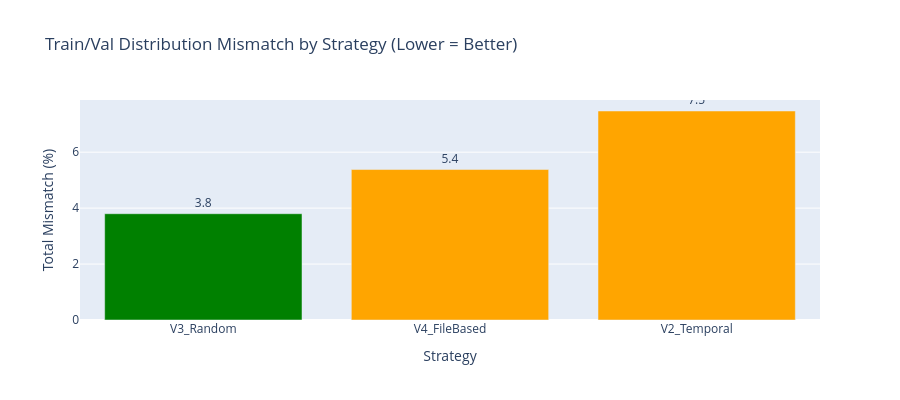

The notebook cell this image was saved under:
### Code cell
# Visualize mismatch
fig = go.Figure(go.Bar(
    x=mismatch_df['Strategy'],
    y=mismatch_df['Total Mismatch'],
    marker_color=['green' if x < 5 else 'orange' if x < 10 else 'red' 
                  for x in mismatch_df['Total Mismatch']],
    text=[f"{x:.1f}" for x in mismatch_df['Total Mismatch']],
    textposition='outside'
))
fig.update_layout(
    title='Train/Val Distribution Mismatch by Strategy (Lower = Better)',
    xaxis_title='Strategy',
    yaxis_title='Total Mismatch (%)',
    height=400
)
fig.show()

### Figure 1 — Plotly figure (JSON) as saved in the notebook; plotly's stock layout.template omitted (floating-point values rounded to 4 significant figures)
{"data": [{"marker": {"color": ["green", "orange", "orange"]}, "text": ["3.8", "5.4", "7.5"], "textposition": "outside", "type": "bar", "x": ["V3_Random", "V4_FileBased", "V2_Temporal"], "y": [3.799, 5.38, 7.472]}], "layout": {"height": 400, "title": {"text": "Train/Val Distribution Mismatch by Strategy (Lower = Better)"}, "xaxis": {"title": {"text": "Strategy"}}, "yaxis": {"title": {"text": "Total Mismatch (%)"}}}}
